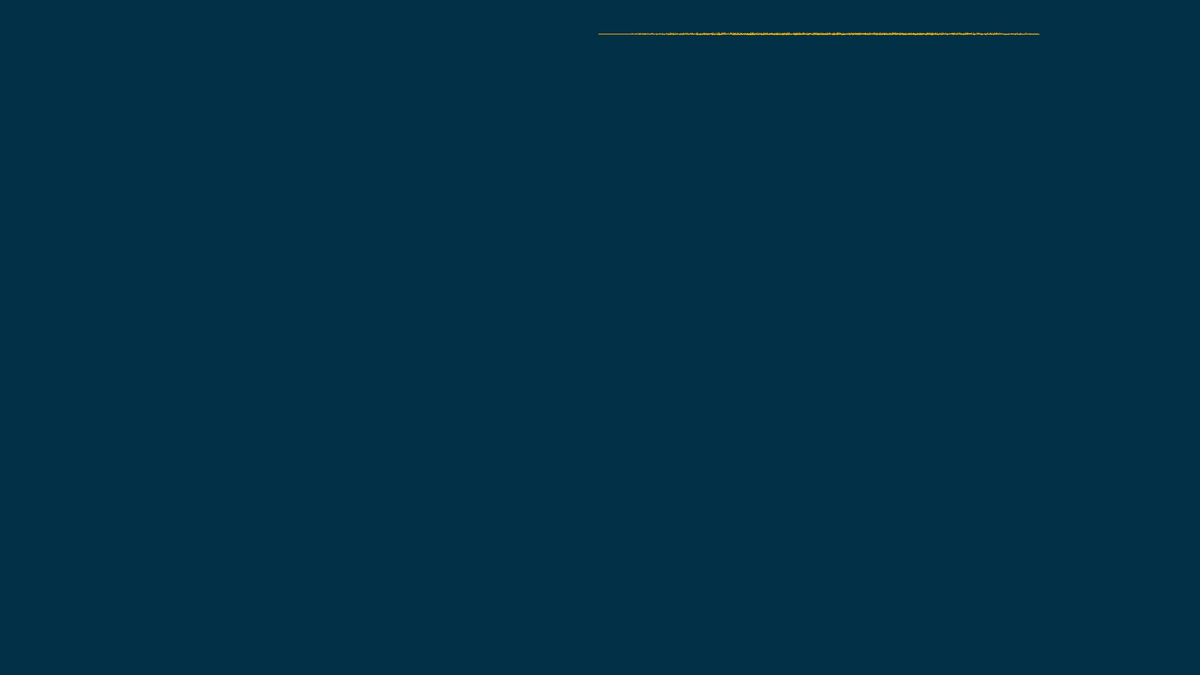
Frame 1 (no input)
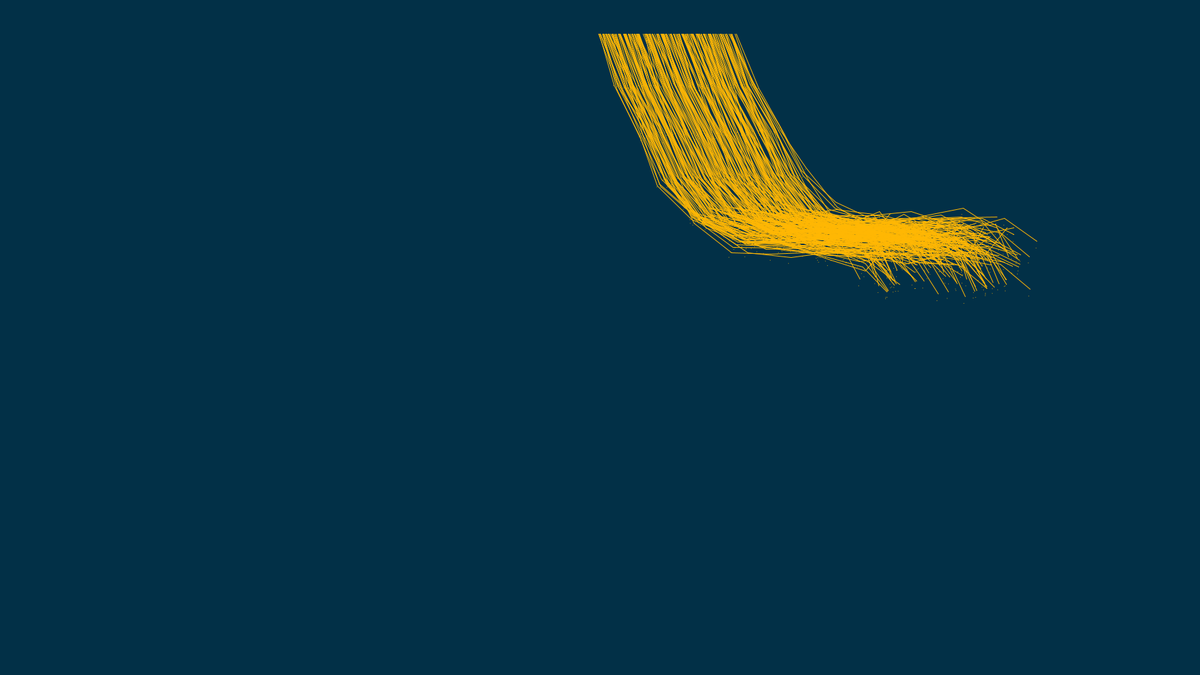
Frame 60 (the mouse pressed at the canvas centre just before this capture)
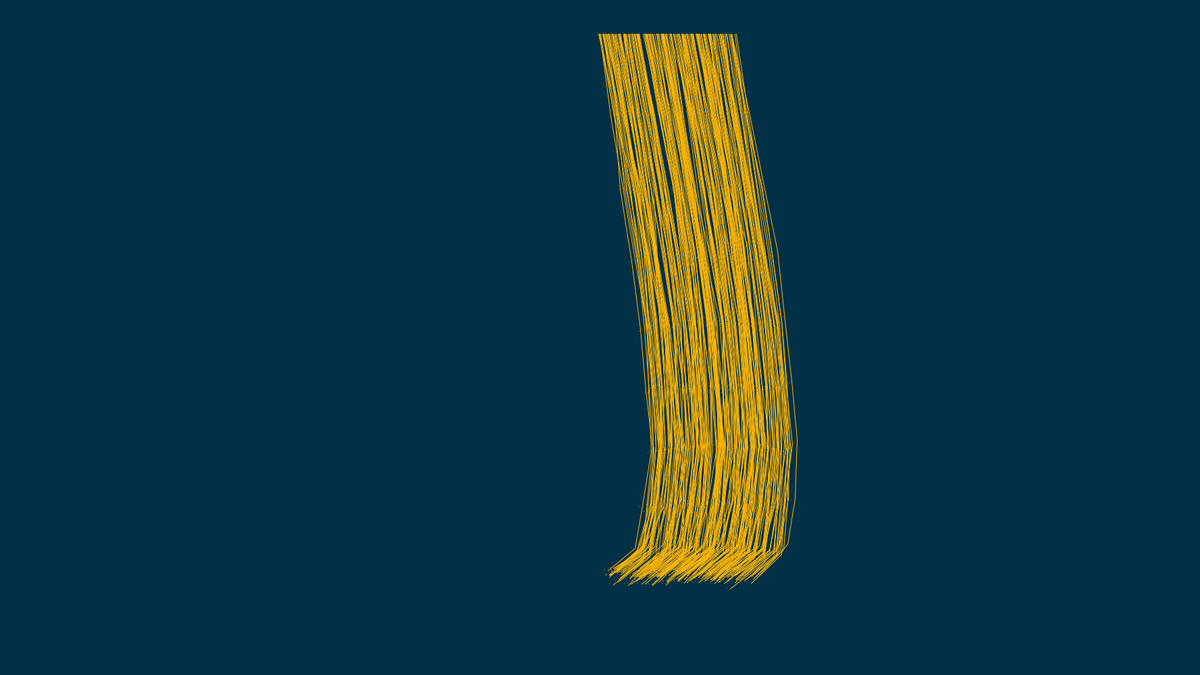
Frame 120 (the mouse held since frame 60 and released just before this capture)

The Processing sketch that drew these frames (run headless with seeded random() and noise(); from frame 60 on, the mouse is pressed at the canvas centre):

// Processing sketch: Pelo
// ── Pelo.pde
// Declaración de matrices de objetos Nodos y Arista
Nodo[][] vectorNodos;
Arista[][] vectorAristas;

// Método setup() se ejecuta una vez al inicio del programa
void setup() {
    size(1777, 1000);  // Define el tamaño de la ventana
    
    // Inicialización de matrices de objetos
    vectorNodos = new Nodo[TAM][CANTIDAD];
    vectorAristas = new Arista[TAM-1][CANTIDAD];
    
    // Llenado de las matrices con objetos
    inicializarMatrices();
}

// Método draw() se ejecuta continuamente después de setup()
void draw() {
    background(COLOR_FONDO);  // Define el color de fondo
    
    // Actualización y visualización de los objetos Arista y Nodos
    actualizarYDibujarObjetos();
}

// Método keyPressed() se ejecuta cuando se presiona una tecla
void keyPressed() {
    if (key == 'r')  // Si la tecla presionada es 'r'
        setup();     // Se vuelve a ejecutar el método setup()
}

// Método para inicializar las matrices de nodos y aristas
void inicializarMatrices() {
    for (int k = 0; k < CANTIDAD; k++) {
        for (int i = 0; i < TAM; i++) {
            // Creación de nuevos objetos Nodos con posiciones aleatorias
            vectorNodos[i][k] = new Nodo( width/2 + random(-5, 5) + i * LONGITUD + k , 50);
        }
        for (int i = 0; i < TAM-1; i++) {
            // Creación de nuevos objetos Arista que conectan los Nodos adyacentes
            vectorAristas[i][k] = new Arista(vectorNodos[i][k], vectorNodos[i+1][k], LONGITUD);
        }
    }
}

// Método para actualizar y dibujar los nodos y aristas
void actualizarYDibujarObjetos() {
    for (int k = 0; k < CANTIDAD; k++) {
        for (int i = 0; i < TAM-1; i++) {
            vectorAristas[i][k].update();
            vectorAristas[i][k].display();
        }
        
        for (int i = 1; i < TAM; i++) {
            vectorNodos[i][k].update();
            vectorNodos[i][k].display();
        }
    }
}
// ── Arista.pde
// Definición de la clase Arista
class Arista{ 
    // Declaración de variables
    PVector vectorAncho;  // Vector que representa el ancho de la arista
    float longitud;  // Longitud de la arista
    float energiaPotencialElastica;  // Constante de resorte y energía potencial elástica
    float elongacion = 0;  // Elongación de la arista
    
    // Fuerzas aplicadas en los nodos nodoInicial y nodoFinal
    PVector fuerzaNodoInicial = new PVector(0.0, 0.0);
    PVector fuerzaNodoFinal = new PVector(0.0, 0.0);
    
    // Nodos nodoInicial y nodoFinal que la arista conecta
    Nodo _nodoInicial;
    Nodo _nodoFinal;

    // Constructor de la clase Arista
    Arista(Nodo nodoInicial, Nodo nodoFinal, int longitudInicial) {
        _nodoInicial = nodoInicial;  // Inicializa el nodo nodoInicial
        _nodoFinal = nodoFinal;  // Inicializa el nodo nodoFinal
        longitud = longitudInicial;  // Inicializa la longitud de la arista
    } 

    // Método para actualizar la arista
    void update(){  
        // Calcula el ancho de la arista como la diferencia de las posiciones de los nodos
        vectorAncho = PVector.sub(_nodoFinal.posicion, _nodoInicial.posicion);
        // Calcula la elongación como la magnitud del ancho menos la longitud de la arista
        elongacion = vectorAncho.mag() - longitud;
        // Normaliza el ancho para obtener un vector unitario
        vectorAncho.normalize();
        // Calcula la energía potencial elástica
        energiaPotencialElastica = -k * elongacion;
        // Calcula las fuerzas aplicadas en los nodos nodoInicial y nodoFinal
        fuerzaNodoInicial = PVector.mult(vectorAncho, -energiaPotencialElastica);
        fuerzaNodoFinal = PVector.mult(vectorAncho, energiaPotencialElastica);
        
        // Aplica la amortiguación a las fuerzas
        fuerzaNodoInicial = PVector.sub(fuerzaNodoInicial, PVector.mult(_nodoInicial.velocidad, AMORTIGUACION));
        fuerzaNodoFinal = PVector.sub(fuerzaNodoFinal, PVector.mult(_nodoFinal.velocidad, AMORTIGUACION));
        
        // Aplica las fuerzas a los nodos nodoInicial y nodoFinal
        _nodoInicial.aplicarFuerza(fuerzaNodoInicial);
        _nodoFinal.aplicarFuerza(fuerzaNodoFinal);
    }

    // Método para visualizar la arista
    void display() {
        // Define el grosor y el color de la línea
        strokeWeight(1);
        stroke(COLOR_PELO);
        // Dibuja una línea entre los nodos nodoInicial y nodoFinal
        line(_nodoInicial.posicion.x, _nodoInicial.posicion.y, _nodoFinal.posicion.x, _nodoFinal.posicion.y);
        

    }
}
// ── Nodo.pde
class Nodo {

    // Variables de instancia
    private PVector posicion;
    private PVector velocidad;
    private PVector aceleracion;

    // Constructor
    Nodo(float x, float y) {
        this.posicion = new PVector(x, y);
        this.velocidad = new PVector(random(-10, 10), random(-10, 10));
        this.aceleracion = new PVector(0, 0);
    }

    // Métodos
    void update() {
        // Aplicar fuerza de gravedad
        aplicarFuerza(PVector.mult(GRAVEDAD, MASA));
        // Actualizar velocidad y posición
        velocidad.add(PVector.mult(aceleracion, DT));
        posicion.add(PVector.mult(velocidad, DT));
        aceleracion.set(0, 0);
    }
    
    // Método para aplicar una fuerza
    void aplicarFuerza(PVector fuerza) {
        PVector f = fuerza.copy();
        f.div(MASA);
        aceleracion.add(f);
    }

    void display() {
        noStroke();
        fill(COLOR_PELO);
        ellipse(posicion.x, posicion.y, 1, 1);
    }
}
// ── Parametros.pde
// Declaración de constantes
final int TAM = 10;    // Tamaño
final int LONGITUD = 50;    // Longitud
final int CANTIDAD = 200;   // Cantidad
final float k = 20;    // Constante de resorte

final PVector GRAVEDAD = new PVector(0, 9.8);
final float AMORTIGUACION = 0.5f;
final float MASA = 10;
final float DT = 0.15f;

final color COLOR_PELO = color(255, 183, 3);
final color COLOR_FONDO = color(2, 48, 71);
